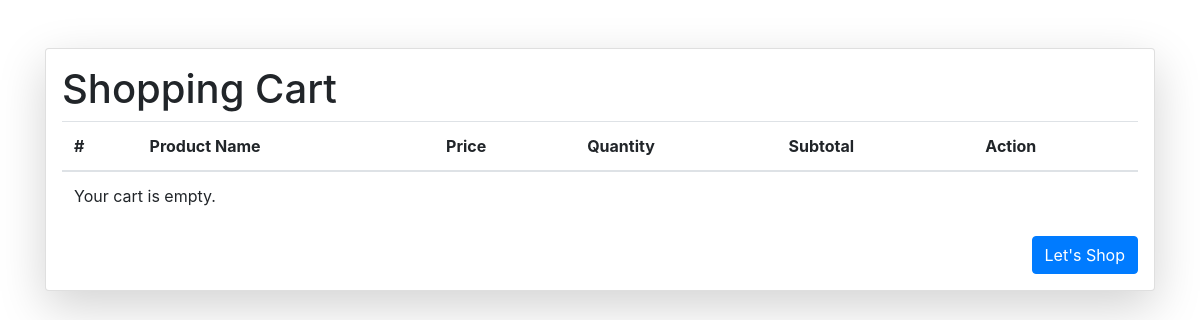
The page /cart/1 (signed in) on the database as committed earlier.
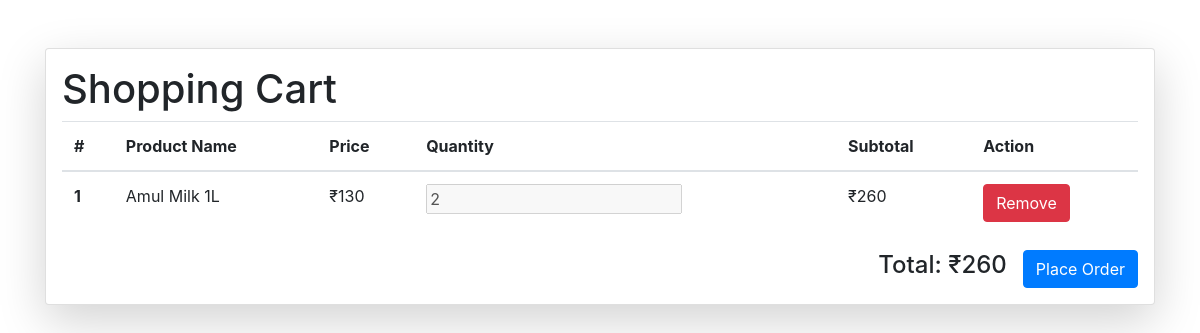
The same page on the database as committed later.
### vault.py (models this page shows, shortened)
class Cart(Base):
    __tablename__ = 'cart'
    cart_id = Column(Integer, primary_key=True, autoincrement=True)
    user_id = Column('user_id', Integer)
    product_id = Column('product_id', Integer)
    product_name = Column('product_name', String)
    quantity = Column('quantity', Integer)
    price = Column('price', Integer)
    created_at = Column('created_at', String)

### user_routes.py (the view)
@app.route('/cart/<int:pid>')
def cart(pid):
            product = agent.query(Cart).filter(Cart.user_id == pid).all()
            total = sum([product[i].price*product[i].quantity for i in range(len(product))])
            print(total)
            return render_template('user/cart.html', cart_items=product, total=total, user_id=session['user'])

### templates/user/cart.html (shortened to what this page needs)
<!DOCTYPE html>
<html lang="en">
  <head>
    <link
      rel="stylesheet"
      href="https://stackpath.bootstrapcdn.com/bootstrap/4.5.2/css/bootstrap.min.css"
    />
  </head>
  <body>
    <div class="container mt-5 mb-5">
      <div class="card shadow-lg p-3 mb-5 bg-white rounded">
        <div class="row g-0">
          <div class="col-md-12">
            <h1>Shopping Cart</h1>
            <table class="table">
              <thead>
                <tr>
                  <th scope="col">#</th>
                  <th scope="col">Product Name</th>
                  <th scope="col">Price</th>
                  <th scope="col">Quantity</th>
                  <th scope="col">Subtotal</th>
                  <th scope="col">Action</th>
                </tr>
              </thead>
              <tbody id="cart-items">
                {% if cart_items %} {% for item in cart_items %}
                <tr>
                  <th scope="row">{{ loop.index }}</th>
                  <td>{{ item.product_name }}</td>
                  <td>₹{{ item.price }}</td>
                  <td>
                    <input
                      type="number"
                      name="quantity"
                      value="{{ item.quantity }}"
                      disabled
                    />
                  </td>
                  <td>₹{{ item.price * item.quantity }}</td>
                  <td>
                    <button class="btn btn-danger">Remove</button>
                  </td>
                </tr>
                {% endfor %} {% else %}
                <tr>
                  <td colspan="6">Your cart is empty.</td>
                </tr>
                {% endif %}
              </tbody>
            </table>
            <div class="d-flex justify-content-end align-items-center">
              {% if cart_items %}
              <h4 id="total-amount">Total: ₹{{ total }}</h4>
              <form action="/cart/place_order/{{user_id}}" method="POST">
                <button type="submit" class="btn btn-primary ml-3">
                  Place Order
                </button>
              </form>
              {% else %}
              <button
                class="btn btn-primary ml-3"
                onclick="location.href='/home'"
              >
                Let's Shop
              </button>
              {% endif %}
            </div>
          </div>
        </div>
      </div>
    </div>
  </body>
</html>

Rows that differ between the two databases and show on the page:
added Cart: product_name "Amul Milk 1L", price "130", quantity "2", item.price*item.quantity "260"
Other text that changed with them:
{{ total }}: (not shown) → "260"
text no longer shown: "Your cart is empty. Let's Shop"
text now shown: "Total: ₹ Place Order"
